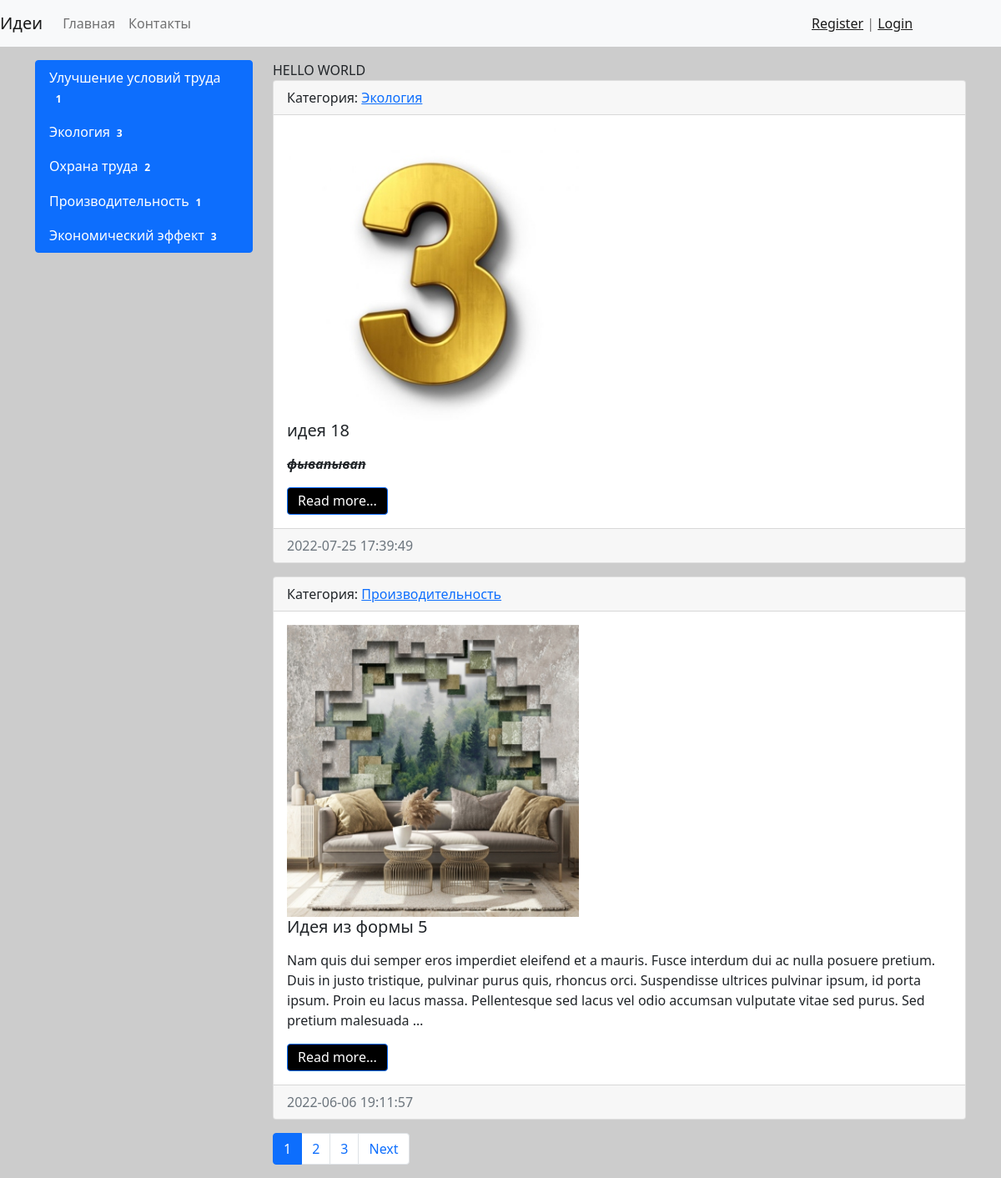
The page / on the database its author committed.
### collect/models.py (models this page shows, shortened)
class Category(models.Model):
    title = models.CharField(max_length=150, db_index=True, verbose_name='Наименование категории эффекта')
    def get_absolute_url(self):
        return reverse('category', kwargs={"category_id": self.pk})
    def __str__(self):
        return self.title
    class Meta:
        verbose_name = 'Категория'
        verbose_name_plural = 'Категории'
        ordering = ['title']

class Collect(models.Model):
    title = models.CharField(max_length=150, verbose_name='Наименование идеи')
    description = models.TextField(blank=True, verbose_name='Описание текущей ситуации (недостатки)')
    offer = models.TextField(blank=True, verbose_name='Предложение по улучшению')
    result = models.TextField(blank=True, verbose_name='Ожидаемый результат')
    created_at = models.DateTimeField(auto_now_add=True,verbose_name='Дата создания' )
    updated_at = models.DateTimeField(auto_now=True, verbose_name='Дата обновления')
    photo = models.ImageField(upload_to='photos/%Y/%m/%d/', verbose_name='Фото', blank=True)
    is_published = models.BooleanField(default=True, verbose_name='Опубликовано')
    category = models.ForeignKey('Category', on_delete=models.PROTECT, verbose_name='Наименование категории эффекта')
    views = models.IntegerField(default=0)
    def get_absolute_url(self):
        return reverse('view_collect', kwargs={"pk": self.pk})
    class Meta:
        verbose_name = 'Идея'
        verbose_name_plural = 'Идеи'
        ordering = ['-created_at']

### collect/views.py (the view)
# urls.py: path('',HomeCollect.as_view(),name='home'),
class HomeCollect(MyMixin, ListView):
    model = Collect
    template_name = 'collect/home_collect_list.html'
    context_object_name = 'collect'
    extra_context = {'title':'Главная'}
    mixin_prop = 'hello world'
    paginate_by = 2
    def get_context_data(self, *, object_list=None, **kwargs):
        context = super().get_context_data(**kwargs)
        context['title'] = self.get_upper('Главная страница')
        context['mixin_prop'] = self.get_prop()
        return context
    def get_queryset(self):
        return Collect.objects.filter(is_published=True).select_related('category')

### collect/templatetags/collect_tags.py (called while the page is built)
@register.inclusion_tag('collect/list_categories.html')
def show_categories(arg1='Hello', arg2='world'):
    categories = Category.objects.annotate(cnt=Count('collect',filter=F('collect__is_published'))).filter(cnt__gt=0)
    return {"categories": categories, "arg1": arg1, "arg2": arg2}

### collect/utils.py (called while the page is built)
    def get_prop(self):
        return self.mixin_prop.upper()

    def get_upper(self, s):
        if isinstance(s, str):
            return s.upper()
        else:
            return s.title.upper()

### collect/templates/collect/home_collect_list.html (shortened to what this page needs)
{% extends 'base.html' %}
{% block sidebar %}
{% include 'inc/_sidebar.html' %}
{% endblock %}
{% block content %}
{{ mixin_prop }}
{% for item in collect %}
<div class="card mb-3">
    <div class="card-header">
        Категория: <a href="{{ item.category.get_absolute_url }}">{{ item.category }}</a>
    </div>
    <div class="card-body">
        <div class="media">
            {% if item.photo %}
            <img src="{{ item.photo.url }}" alt="" width="350" class="mr-3">
            {% else %}
            <img src="https://picsum.photos/id/1060/350/235/?blur=2" alt="" class="mr-3">
            {% endif %}
            <div class="media-body">
                <h5 class="card-title">{{ item.title }}</h5>
                <p class="card-text">{{ item.description|safe|linebreaks|truncatewords:50 }}</p>
                <a href="{{ item.get_absolute_url }}" class="btn btn-primary">Read more...</a>
            </div>
        </div>
    </div>
    <div class="card-footer text-muted">
        {{ item.created_at|date:"Y-m-d H:i:s" }}
    </div>
</div>
{% endfor %}
{% endblock %}

### collect/templates/collect/list_categories.html
<div class="list-group">
    {% for item in categories %}
    <a href="{{ item.get_absolute_url }}" class="list-group-item list-group-item-action active">{{ item.title }}<span class="badge badge-primary badge-pill">{{ item.cnt }}</span></a>
    {% endfor %}
</div>

### ideas/static/css/style.css (style rules this page uses)
body { background-color: #ccc; }
.btn-primary { color: #fff; background-color: #000000; border-color: #0d6efd; }
.btn { display: inline-block; font-weight: 300; line-height: 1.2; }

### rows shown on the page
Category: title "Улучшение условий труда", cnt "1"
Category: title "Экология", cnt "3"
Category: title "Охрана труда", cnt "2"
Category: title "Производительность", cnt "1"
Category: title "Экономический эффект", cnt "3"
Collect: category "Экология", photo (picture), title "идея 18", description "фывапывап", created_at "2022-07-25 17:39:49"
Collect: category "Производительность", photo (picture), title "Идея из формы 5", description "Nam quis dui semper eros imperdiet eleifend et a mauris. Fusce interdum dui ac nulla posuere pretium. Duis in justo tristique, pulvinar purus quis, rhoncus orci. Suspendisse ultrices pulvinar ipsum, id porta ipsum. Proin eu lacus massa. Pellentesque sed lacus vel odio accumsan vulputate vitae sed purus. Sed pretium malesuada …", created_at "2022-06-06 19:11:57"

### other values the page prints
{{ mixin_prop }} "HELLO WORLD"
{{ p }} "1"
{{ p }} "2" "3"
